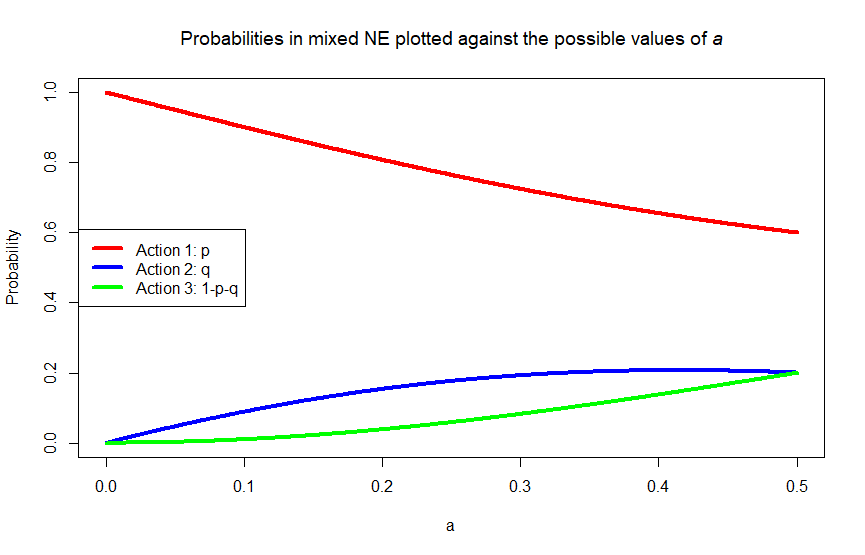

Reproduce this figure in R.
x = seq(0,0.5,by=0.001)
p <- function(x){
  1-x/(1+x**2)
}
q <- function(x){
  (x-x**3)/(1+x+x**2+x**3)
}
q_p <- function(x){
  -(x-x**3)/(1+x+x**2+x**3)+x/(1+x**2)
}

matplot(x, cbind(p(x), q(x), q_p(x)),
        type = 'l', lty=1, lwd=4,
        col=c("red", "blue", "green"),
        ylab = "Probability", xlab = "a",
        main=substitute(paste("Probabilities in mixed NE plotted against the possible values of ", italic('a'))))
legend("left", legend = c("Action 1: p", "Action 2: q", "Action 3: 1-p-q"), 
       col = c("red", "blue", "green"), 
       lty = 1, lwd = 4)

x = seq(0,0.5,by=0.001)
p <- function(x){
  2*x/(3+6*x-4*x**2)
}
q <- function(x){
  (6*x+8*x**2-8*x**3)/(3+12*x+8*x**2-8*x**3)
}
q_p <- function(x){
  1-(2*x/(3+6*x-4*x**2)+(6*x+8*x**2-8*x**3)/(3+12*x+8*x**2-8*x**3))
}

matplot(x, cbind(p(x), q(x), q_p(x)),
        type = 'l', lty=1, lwd=4,
        col=c("red", "blue", "green"),
        ylab = "Probability", xlab = "a",
        main=substitute(paste("Probabilities in mixed regret minimization plotted against the possible values of ", italic('a'))))

legend("left", legend = c("Action 1: p", "Action 2: q", "Action 3: 1-p-q"), 
       col = c("red", "blue", "green"), 
       lty = 1, lwd = 4)
